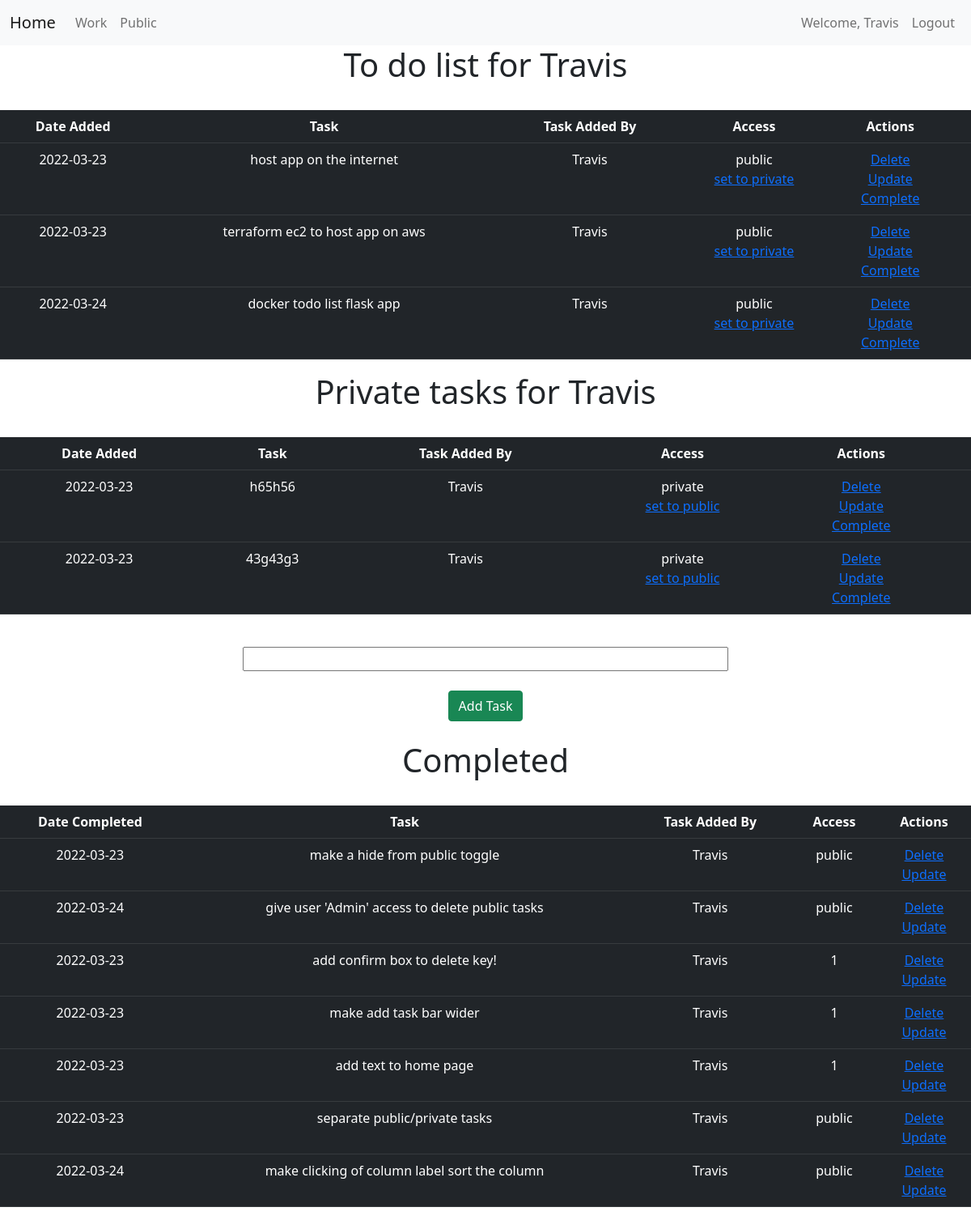
/work (signed in), run on the app's committed database.
### loginginapp.py (models this page shows, shortened)
class User(db.Model, UserMixin):
    id = db.Column(db.Integer(), primary_key=True)
    username = db.Column(db.String(length=40), unique=True, nullable=False)
    email_address = db.Column(db.String(length=60), nullable=False, unique=True)
    password_hash = db.Column(db.String(length=60), nullable=False)
    admin_level = db.Column(db.Integer(), default =0)
    @property
    def password(self):
        return self.password

class Item(db.Model):
    id = db.Column(db.Integer, primary_key=True)
    content = db.Column(db.String(200), nullable=False)
    date_created = db.Column(db.DateTime, default=datetime.utcnow)
    owner = db.Column(db.Integer(), db.ForeignKey('user.id'))
    status = db.Column(db.Integer(), default=1)
    access_level = db.Column(db.Integer(), default='public')

### loginginapp.py (the view)
@app.route('/work', methods=['POST', 'GET'])
@login_required
def work():
    if request.method == 'POST':
        the_owner = current_user.username
        task_content = request.form['content']
        new_task = Item(content=task_content, owner=the_owner)
        try:
            db.session.add(new_task)
            db.session.commit()
            return redirect('/work')
        except:
            return 'error'
    else:
        tasks = Item.query.filter(Item.owner == current_user.username)
        return render_template('work.html', tasks=tasks)

### loginginapp.py (called while the page is built)
@login_manager.user_loader
def load_user(user_id):
    return User.query.get(int(user_id))

### templates/work.html (shortened to what this page needs)
{% extends 'base.html' %}
{% block content %}
<div class="content">
    <h1 style="text-align: center">To do list for {{ current_user.username }}</h1>
    <br>
    <table class="table table-hover table-dark sortable" style="text-align: center">
        <tr>
            <th>Date Added</th>
            <th>Task</th>
            <th>Task Added By</th>
            <th>Access</th>
            <th>Actions</th>
            <th></th>
        </tr>
        {% for task in tasks %}
            {% if task.status == 1 and task.access_level == 'public' %}
                <tr>
                    <td>{{ task.date_created.date() }}</td>
                    <td>{{ task.content }}</td>
                    <td>{{ task.owner }}</td>
                    <td>{{ task.access_level }}<br>
                        {% if task.access_level == 'public' %}
                        <a href="/access_level/{{task.id}}">set to private</a>
                        {% endif %}
                    </td>
                    <td>
                        <a href="/delete/{{task.id}}" onClick="return confirm('Delete this task?');">Delete</a>
                        <br>
                        <a href="/update/{{task.id}}">Update</a>
                        <br>
                        <a href="/complete/{{task.id}}">Complete</a>
                    </td>
                    <td>
                    </td>
                </tr>
            {% endif %}
        {% endfor %}
    </table>
    <table class="table table-hover table-dark sortable" style="text-align: center">
        <h1 style="text-align: center">Private tasks for {{ current_user.username }}</h1><br>
        <tr>
            <th>Date Added</th>
            <th>Task</th>
            <th>Task Added By</th>
            <th>Access</th>
            <th>Actions</th>
            <th></th>
        </tr>
        {% for task in tasks %}
            {% if task.status == 1 and task.access_level == 'private' %}
                <tr>
                    <td>{{ task.date_created.date() }}</td>
                    <td>{{ task.content }}</td>
                    <td>{{ task.owner }}</td>
                    <td>{{ task.access_level }}<br>
                        {% if task.access_level == 'private' %}
                        <a href="/access_level_public/{{task.id}}">set to public</a>
                        {% endif %}
                    </td>
                    <td>
                        <a href="/delete/{{task.id}}" onClick="return confirm('Delete this task?');">Delete</a>
                        <br>
                        <a href="/update/{{task.id}}">Update</a>
                        <br>
                        <a href="/complete/{{task.id}}">Complete</a>
                    </td>
                    <td>
                    </td>
                </tr>
            {% endif %}
        {% endfor %}
    </table>
    <br>
    <form action="/work" method="POST" style="text-align: center">
        <input type="text" name="content" id="content" style="width:50%">
        <br><br>
        <input type="submit" value="Add Task" class="btn btn-outline btn-success">
    </form>
    <br>
        <table class="table table-hover table-dark sortable" style="text-align: center">
        <h1 style="text-align: center">Completed</h1>
        <br>
        <tr>
            <th>Date Completed</th>
            <th>Task</th>
            <th>Task Added By</th>
            <th>Access</th>
            <th>Actions</th>
        </tr>
        {% for task in tasks %}
        {% if task.status == 0 %}
            <tr>
                <td>{{ task.date_created.date() }}</td>
                <td>{{ task.content }}</td>
                <td>{{ task.owner }}</td>
                <td>{{ task.access_level }}</td>
                <td>
                    <a href="/delete/{{task.id}}" onClick="return confirm('Delete this task?');">Delete</a>
                    <br>
                    <a href="/update/{{task.id}}">Update</a>
                </td>
            </tr>
        {% endif %}
    {% endfor %}
    </table>
</div>
{% endblock %}

### templates/base.html (shortened to what this page needs)
<!doctype html>
<html lang="en">
  <head>
    <link href="https://cdn.jsdelivr.net/npm/bootstrap@5.1.3/dist/css/bootstrap.min.css" rel="stylesheet">
  </head>
  <body>
    <nav class="navbar navbar-expand-lg navbar-light bg-light">
        <div class="container-fluid">
          <a class="navbar-brand" href="{{ url_for('home') }}">Home</a>
          <div class="collapse navbar-collapse" id="navbarSupportedContent">
            <ul class="navbar-nav me-auto mb-2 mb-lg-0">
              <li class="nav-item">
                <a class="nav-link" href="{{ url_for('work') }}">Work</a>
              </li>
              <li class="nav-item">
                <a class="nav-link" href="{{ url_for('personal') }}">Public</a>
              </li>
            </ul>
              {% if current_user.is_authenticated %}
                <ul class="navbar-nav">
                  <li class="nav-item">
                    <a class="nav-link">Welcome, {{ current_user.username }}</a>
                  </li>
                  <li class="nav-item">
                      <a class="nav-link" href="{{ url_for('logout_page') }}">Logout</a>
                  </li>
                </ul>
              {% endif %}
          </div>
        </div>
    </nav>
      {% block content %}
      {% endblock %}
  </body>
</html>

### data on the page
User: username "Travis"
Item: date_created "2022-03-23", content "host app on the internet", owner "Travis", access_level "public"
Item: date_created "2022-03-23", content "terraform ec2 to host app on aws", owner "Travis", access_level "public"
Item: date_created "2022-03-24", content "docker todo list flask app", owner "Travis", access_level "public"
Item: date_created "2022-03-23", content "h65h56", owner "Travis", access_level "private"
Item: date_created "2022-03-23", content "43g43g3", owner "Travis", access_level "private"
Item: date_created "2022-03-23", content "make a hide from public toggle", owner "Travis", access_level "public"
Item: date_created "2022-03-24", content "give user 'Admin' access to delete public tasks", owner "Travis", access_level "public"
Item: date_created "2022-03-23", content "add confirm box to delete key!", owner "Travis", access_level "1"
Item: date_created "2022-03-23", content "make add task bar wider", owner "Travis", access_level "1"
Item: date_created "2022-03-23", content "add text to home page", owner "Travis", access_level "1"
Item: date_created "2022-03-23", content "separate public/private tasks", owner "Travis", access_level "public"
Item: date_created "2022-03-24", content "make clicking of column label sort the column", owner "Travis", access_level "public"
